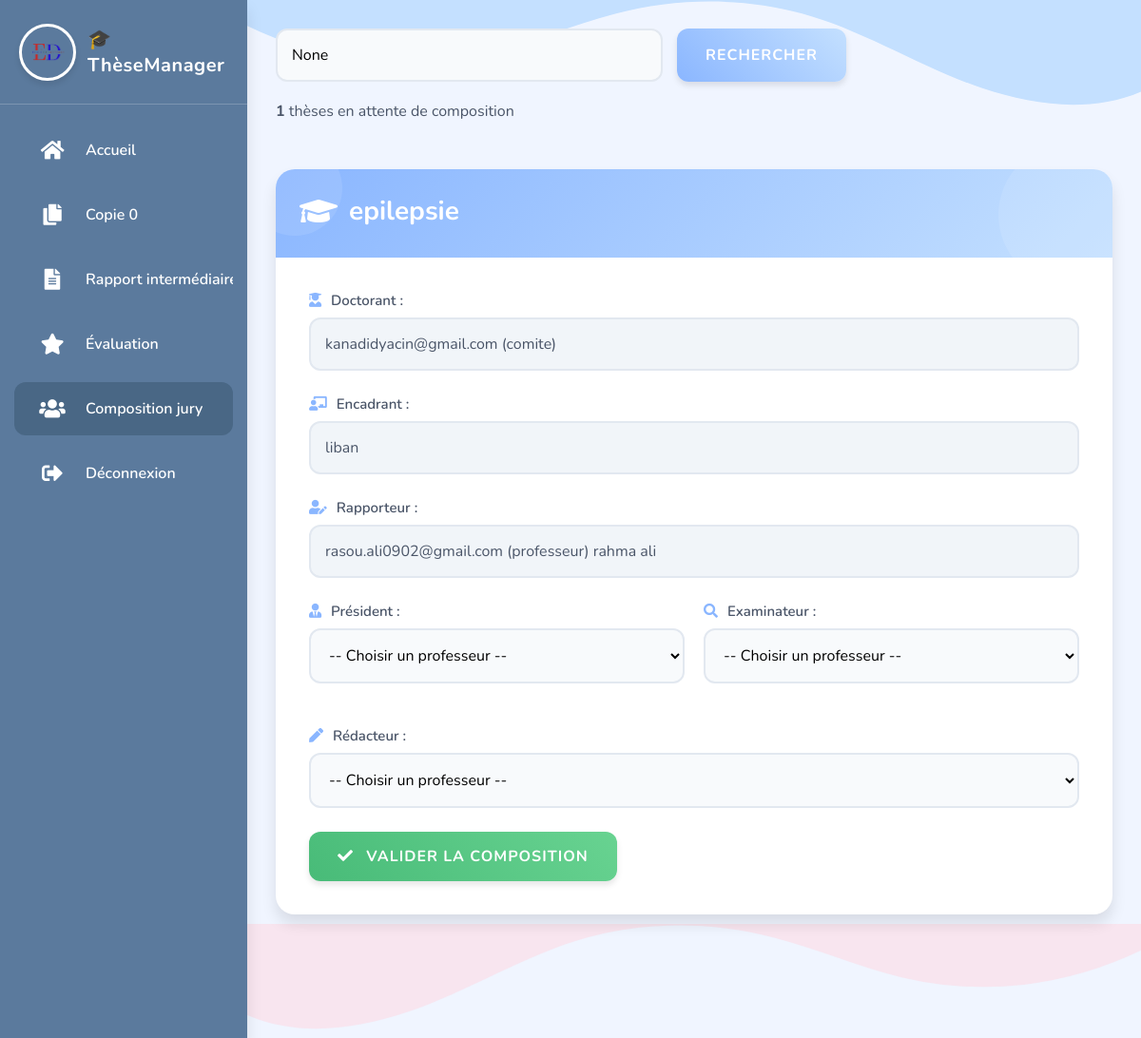
The app's page /composition_jury/ (signed in) with its own data.
### gestion/models.py (models this page shows, shortened)
class These(models.Model):
    utilisateur = models.ForeignKey(
        settings.AUTH_USER_MODEL,
        on_delete=models.CASCADE,
        related_name="theses"
    )
    titre = models.CharField(max_length=255)
    domaine = models.CharField(max_length=255, choices=[
        ('Cardiologie', 'Cardiologie'),
        ('Neurologie', 'Neurologie'),
        ('Pédiatrie', 'Pédiatrie'),
        ('Chirurgie', 'Chirurgie'),
    ])
    description = models.TextField()
    motivation = models.TextField()
    encadreur = models.TextField()
    fichier = models.FileField(upload_to='theses/', blank=True, null=True)
    date_soumission = models.DateTimeField(auto_now_add=True)
    statut = models.CharField(
        max_length=20,
        choices=[
            ('En attente', 'En attente'),
            ('Approuvé', 'Approuvé'),
            ('Rejeté', 'Rejeté'),
        ],
        default='En attente'
    )
    approuve_par_comite = models.BooleanField(default=False)
    commentaire_rejet = models.TextField(blank=True, null=True)
    date_soutenance = models.DateField(null=True, blank=True)
    grille_evaluation = models.FileField(
        upload_to='grilles_evaluation/', blank=True, null=True
    )
    rapporteur = models.ForeignKey(
        settings.AUTH_USER_MODEL,
        on_delete=models.SET_NULL,
        null=True, blank=True,
        related_name='rapports_assigned'
    )
    statut_rapport = models.CharField(
        max_length=50,
        choices=[
            ('Non assigné', 'Non assigné'),
            ('Assigné', 'Assigné'),
            ('Évalué', 'Évalué'),
        ],
        default='Non assigné'
    )
    avis_rapporteur = models.CharField(
    max_length=50,
    choices=[
        ('valider', 'Validé'),
        ('avis_sr', 'Favorable sans réserve'),
        ('avis_mr', 'Favorable avec corrections mineures'),
        ('avis_mjr', 'Favorable avec corrections majeures'),
        ('refuser', 'Défavorable'),
    ],
    blank=True,
    null=True
)
    date_rapport_intermediaire = models.DateTimeField(null=True, blank=True)
    def jury_complet(self):
      roles = self.affectation_set.values_list('role', flat=True)
      roles_normalisés = [r.replace('é', 'e').lower() for r in roles]
      return all(r in roles_normalisés for r in ['president', 'rapporteur', 'examinateur', 'redacteur'])
    jury_complet.boolean = True
    jury_complet.short_description = "Jury complet"

class Utilisateur(AbstractUser):
    ROLE_CHOICES = [
        ('doctorant', 'Doctorant'),
        ('professeur', 'Professeur'),
        ('comite', 'Comité'),
    ]
    role = models.CharField(max_length=20, choices=ROLE_CHOICES, default='doctorant')
    nom = models.CharField(max_length=100, blank=True, null=True)
    email = models.EmailField(max_length=255, unique=True)
    password_changed = models.BooleanField(default=False)
    adresse = models.CharField(max_length=255, blank=True, null=True)
    specialite = models.CharField(max_length=100, blank=True, null=True)
    promotion = models.CharField(max_length=20, blank=True, null=True)
    date_naissance = models.DateField(blank=True, null=True)
    def __str__(self):
        return f"{self.username} ({self.role})"

### gestion/views.py (the view)
# urls.py: path('composition_jury/', views.composition_jury, name='composition_jury'),
@login_required
def composition_jury(request):
    theses = These.objects.filter(
        affectation__role='rapporteur',
        affectation__decision__in=['valider', 'avis_sr', 'avis_mr']
    ).distinct()
    q = request.GET.get('q')
    if q:
        theses = theses.filter(titre__icontains=q)
    theses_list = list(theses)
    index = int(request.GET.get('page', 0))
    these = theses_list[index] if index < len(theses_list) else None
    rapporteurs_map = {}
    affectations_rapporteurs = Affectation.objects.filter(
        role='rapporteur',
        these__in=theses
    ).select_related('professeur', 'these')
    rapporteur_ids = set()
    for aff in affectations_rapporteurs:
        rapporteurs_map[aff.these_id] = aff.professeur
        rapporteur_ids.add(aff.professeur.id)
    professeurs = Utilisateur.objects.filter(role='professeur').exclude(id__in=rapporteur_ids)
    context = {
        'theses': theses,
        'these': these,
        'index': index,
        'professeurs': professeurs,
        'rapporteurs_map': rapporteurs_map,
        'q': q,
        'nb_theses': theses.count()
    }
    return render(request, 'presentation/composition.html', context)

### gestion/templatetags/custom_tags.py (called while the page is built)
@register.filter
def get_item(dictionary, key):
    return dictionary.get(key)

### gestion/Templates/Presentation/composition.html (shortened to what this page needs)
{% load static %}
{% load custom_tags %}
<!DOCTYPE html>
<html lang="fr">
<head>
    <link rel="stylesheet" href="https://cdnjs.cloudflare.com/ajax/libs/font-awesome/5.15.4/css/all.min.css">
</head>
<body>
    <div class="layout">
        <aside class="sidebar">
            <div class="logo-container">
                <img src="{% static 'images/logo.png' %}" alt="Logo" onerror="this.src='https://via.placeholder.com/60'; this.onerror=null;">
                <div class="logo-text">🎓 ThèseManager</div>
            </div>
            <ul class="menu">
                <li class="menu-item">
                    <a href="#" class="menu-link">
                        <span class="menu-icon"><i class="fas fa-home"></i></span>
                        <span class="menu-title">Accueil</span>
                    </a>
                </li>
                <li class="menu-item">
                    <a href="{% url 'tableau_theses_comite' %}" class="menu-link">
                        <span class="menu-icon"><i class="fas fa-copy"></i></span>
                        <span class="menu-title">Copie 0</span>
                    </a>
                </li>
                <li class="menu-item">
                    <a href="{% url 'rapport_inter' %}" class="menu-link">
                        <span class="menu-icon"><i class="fas fa-file-alt"></i></span>
                        <span class="menu-title">Rapport intermédiaire</span>
                    </a>
                </li>
                <li class="menu-item">
                    <a href="#" class="menu-link">
                        <span class="menu-icon"><i class="fas fa-star"></i></span>
                        <span class="menu-title">Évaluation</span>
                    </a>
                </li>
                <li class="menu-item">
                    <a href="{% url 'composition_jury' %}" class="menu-link active">
                        <span class="menu-icon"><i class="fas fa-users"></i></span>
                        <span class="menu-title">Composition jury</span>
                    </a>
                </li>
                <li class="menu-item">
                    <a href="#" class="menu-link">
                        <span class="menu-icon"><i class="fas fa-sign-out-alt"></i></span>
                        <span class="menu-title">Déconnexion</span>
                    </a>
                </li>
            </ul>
        </aside>
        <div class="container">
            <div class="wave-top">
            </div>
            <form method="get" class="search-form">
                <input type="text" name="q" placeholder="Rechercher une thèse..." value="{{ q }}" class="form-control">
                <button type="submit" class="btn btn-primary">Rechercher</button>
            </form>
            <p><strong>{{ nb_theses }}</strong> thèses en attente de composition</p>
            {% if these %}
            <div class="card">
                <div class="card-header">
                    <h2><i class="fas fa-graduation-cap"></i> {{ these.titre }}</h2>
                </div>
                <div class="card-body">
                    <div class="form-group">
                        <label><i class="fas fa-user-graduate"></i> Doctorant :</label>
                        <div class="form-control" readonly>
                            {% if these.utilisateur %}
                                {{ these.utilisateur }}
                            {% else %}
                                Inconnu
                            {% endif %}
                        </div>
                    </div>
                    <div class="form-group">
                        <label><i class="fas fa-chalkboard-teacher"></i> Encadrant :</label>
                        <div class="form-control" readonly>
                            {% if these.encadreur %}
                                {{ these.encadreur }}
                            {% else %}
                                Inconnu
                            {% endif %}
                        </div>
                    </div>
                    <form method="post" action="{% url 'valider_composition' these.id %}" onsubmit="return confirmerComposition()">
                                        <div class="form-group">
    <label><i class="fas fa-user-edit"></i> Rapporteur :</label>
    <div class="form-control" readonly>
        {% with rapporteur=rapporteurs_map|get_item:these.id %}
            {{ rapporteur }}
            {% if rapporteur and rapporteur.nom %}
                {{ rapporteur.nom }}
            {% endif %}
        {% endwith %}
    </div>
</div>
                        <div class="form-row">
                            <div class="form-group">
                                <label for="president"><i class="fas fa-user-tie"></i> Président :</label>
                                <select name="president" id="president" class="form-control" required>
                                    <option value="">-- Choisir un professeur --</option>
                                </select>
                            </div>
                            <div class="form-group">
                                <label for="examinateur"><i class="fas fa-search"></i> Examinateur :</label>
                                <select name="examinateur" id="examinateur" class="form-control" required>
                                    <option value="">-- Choisir un professeur --</option>
                                </select>
                            </div>
                        </div>
                        <div class="form-group">
                            <label for="redacteur"><i class="fas fa-pen"></i> Rédacteur :</label>
                            <select name="redacteur" id="redacteur" class="form-control" required>
                                <option value="">-- Choisir un professeur --</option>
                            </select>
                        </div>
                        <button type="submit" class="btn btn-success"><i class="fas fa-check"></i> Valider la composition</button>
                    </form>
                </div>
            </div>
            {% endif %}
            <div class="wave-bottom">
            </div>
        </div>
    </div>
</body>
</html>

### records on screen
These: titre "epilepsie", utilisateur "kanadidyacin@gmail.com (comite)", encadreur "liban"
Utilisateur: username+role "rasou.ali0902@gmail.com (professeur)", nom "rahma ali"

### other values on screen
{{ nb_theses }} "1"
